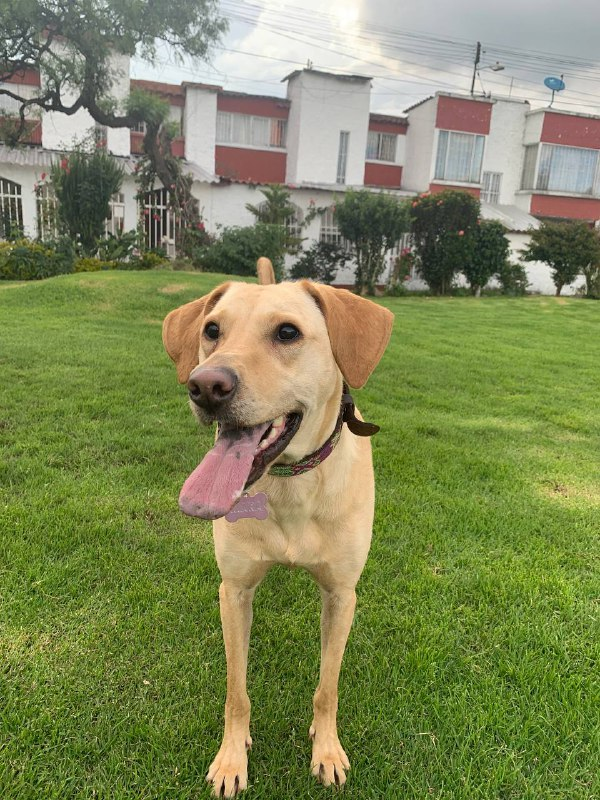
#> input picture 2 Curso de Redes Neuronales Convolucionales/Manejo de imágenes/imgs/perro.png, 600 x 800 px
$ python main.py
#> lines starting #> are read from the running program, lines starting #| are printed output that depends on the picture
import numpy as np
import matplotlib.pyplot as plt
from skimage import io  # Una alternativa podría ser opencv o pill

im = io.imread("imgs/perro.png")
#> im is the input picture: shape (800, 600, 3); mean R, G, B 127.7, 135.4, 88.4
print(im.shape)
#| (800, 600, 3)
print(im)
#> (printed output is left out)


red_channel = im[:, :, 0]
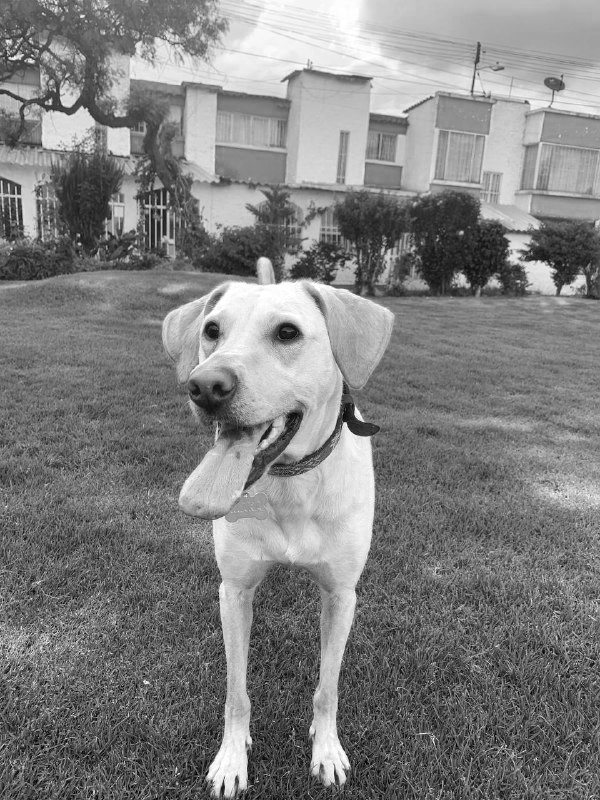
#> red_channel: shape (800, 600); min 0, max 255, mean 127.7
green_channel = im[:, :, 1]
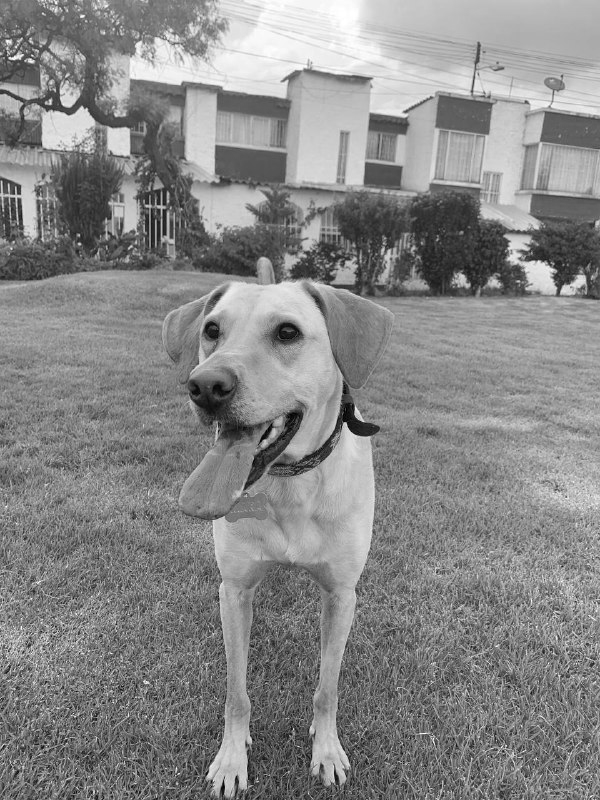
#> green_channel: shape (800, 600); min 0, max 255, mean 135.4
blue_channel = im[:, :, 2]
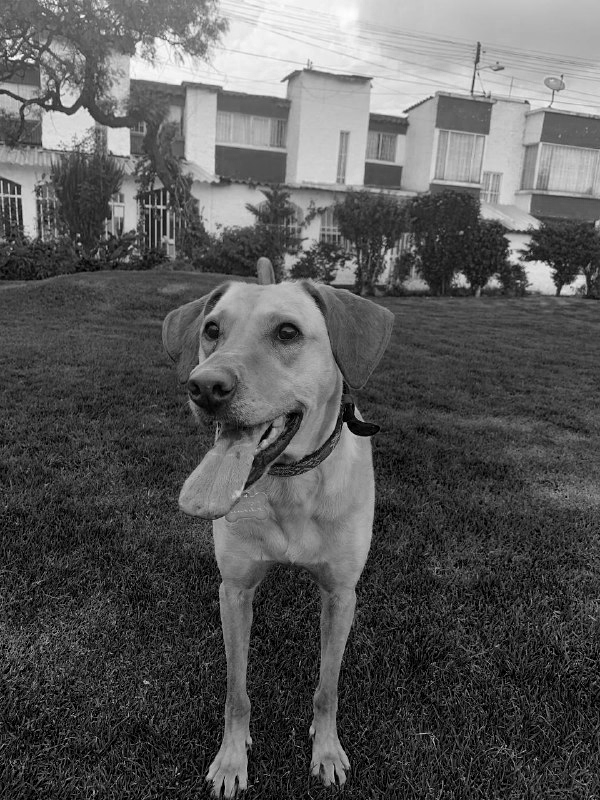
#> blue_channel: shape (800, 600); min 0, max 255, mean 88.4

fig, (ax1, ax2, ax3) = plt.subplots(1, 3)
ax1.imshow(red_channel, cmap="gray")
ax2.imshow(blue_channel, cmap="gray")
ax3.imshow(green_channel, cmap="gray")
ax1.set_title("Red channel")
ax1.set_xticks([])
ax1.set_yticks([])
ax2.set_title("Green channel")
ax2.set_xticks([])
ax2.set_yticks([])
ax3.set_title("Blue channel")
ax3.set_xticks([])
ax3.set_yticks([])
plt.savefig("imgs/channels.png")
plt.close()

aux_dim = np.zeros(im.shape[:2])
red = np.dstack((red_channel, aux_dim, aux_dim)).astype(np.uint8)
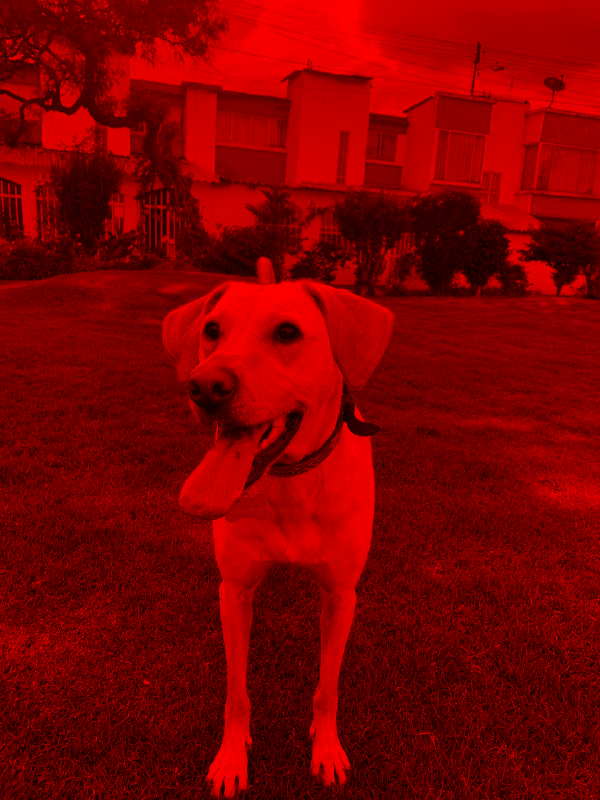
#> red: shape (800, 600, 3); mean of channels 0, 1, 2 127.7, 0, 0; drawn as R, G, B
green = np.dstack((aux_dim, green_channel, aux_dim)).astype(np.uint8)
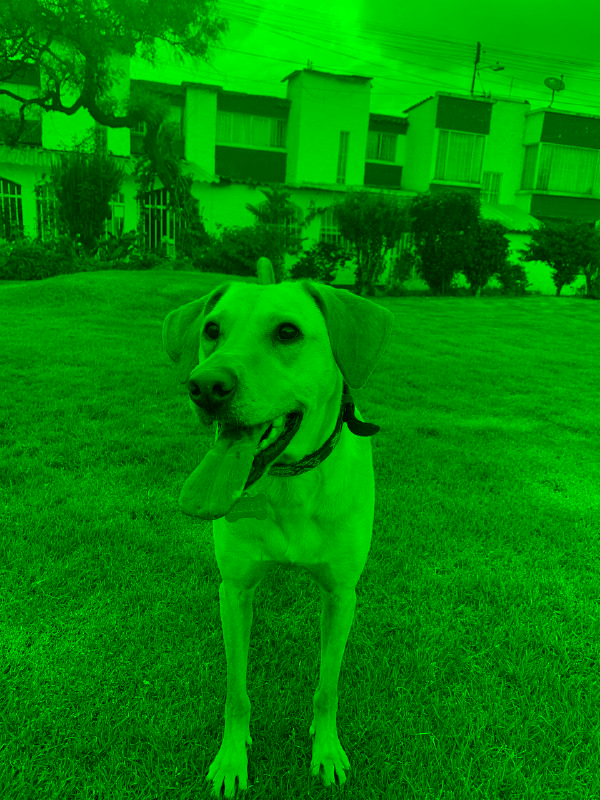
#> green: shape (800, 600, 3); mean of channels 0, 1, 2 0, 135.4, 0; drawn as R, G, B
blue = np.dstack((aux_dim, aux_dim, blue_channel)).astype(np.uint8)
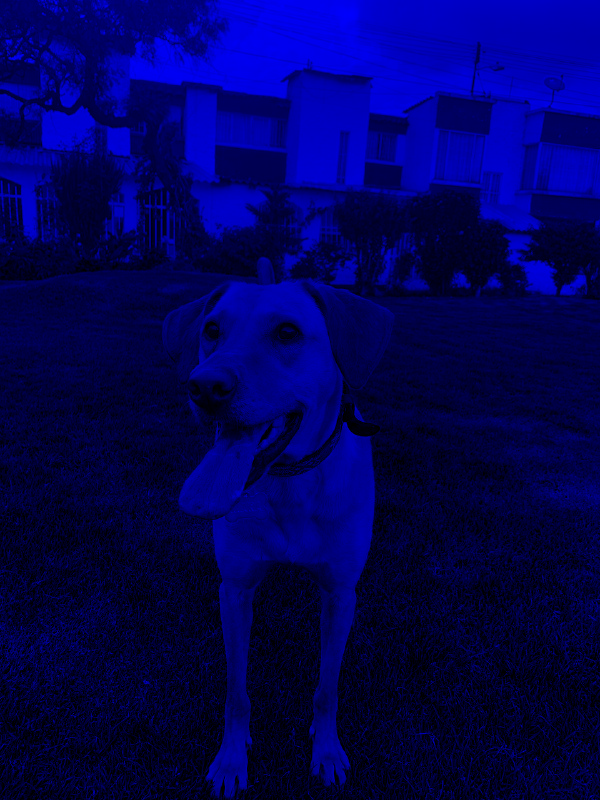
#> blue: shape (800, 600, 3); mean of channels 0, 1, 2 0, 0, 88.4; drawn as R, G, B

fig, (ax1, ax2, ax3) = plt.subplots(1, 3)
ax1.imshow(red)
ax2.imshow(green)
ax3.imshow(blue)
ax1.set_title("Red")
ax1.set_xticks([])
ax1.set_yticks([])
ax2.set_title("Green")
ax2.set_xticks([])
ax2.set_yticks([])
ax3.set_title("Blue")
ax3.set_xticks([])
ax3.set_yticks([])
plt.savefig("imgs/channels2.png")
plt.close()


plt.imshow(im[270:530, 150:400])
plt.xticks([], [])
plt.yticks([], [])
plt.savefig("imgs/zoom.png")
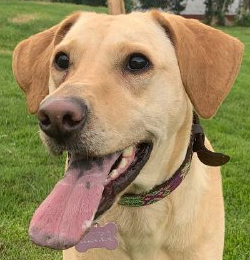
#> shown: shape (260, 250, 3); mean R, G, B 155.7, 137.1, 95.5
plt.close()
